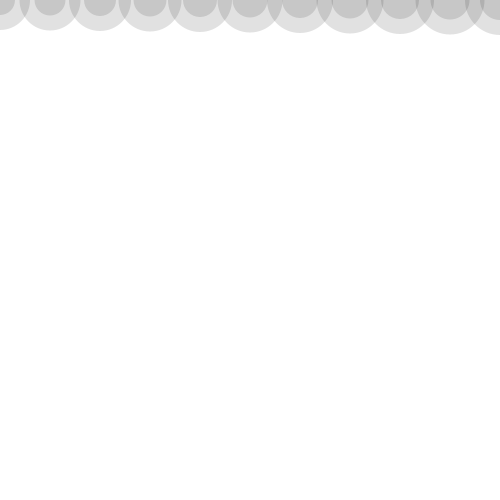
Frame 1 (no input)
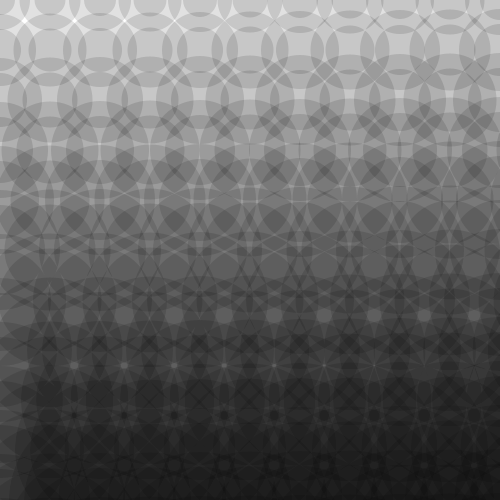
Frame 60 (the mouse pressed at the canvas centre just before this capture)
Frame 120 (the mouse held since frame 60 and released just before this capture): identical to frame 60, image omitted

The Processing sketch that drew these frames (run headless with seeded random() and noise(); from frame 60 on, the mouse is pressed at the canvas centre):

// Processing sketch: processing_31969
// ── processing_31969.pde

int a = 0;
int b = 0;
int c = 30;

void setup(){

 
 size(500,500);
 background(255);
 noStroke();

  
}

void draw(){

  while(a < 600){
  fill(0,30);
  ellipse(a, b, c, c);
  c = c + 30;
  ellipse(a,b,c,c);
  c = c-30;  
  c = c + 1;
  a = a + 50;
  }
  a=0;
  b=b+50;
  
 
 
  
 }
 
  
